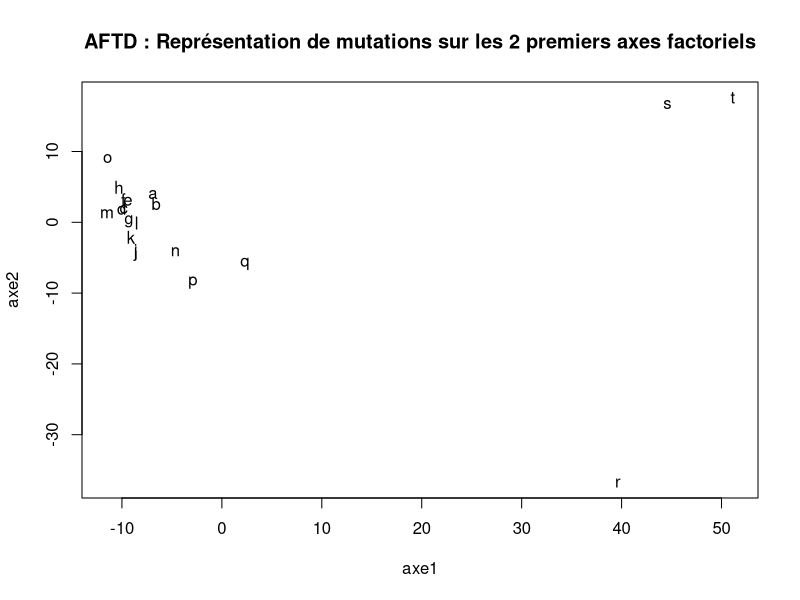
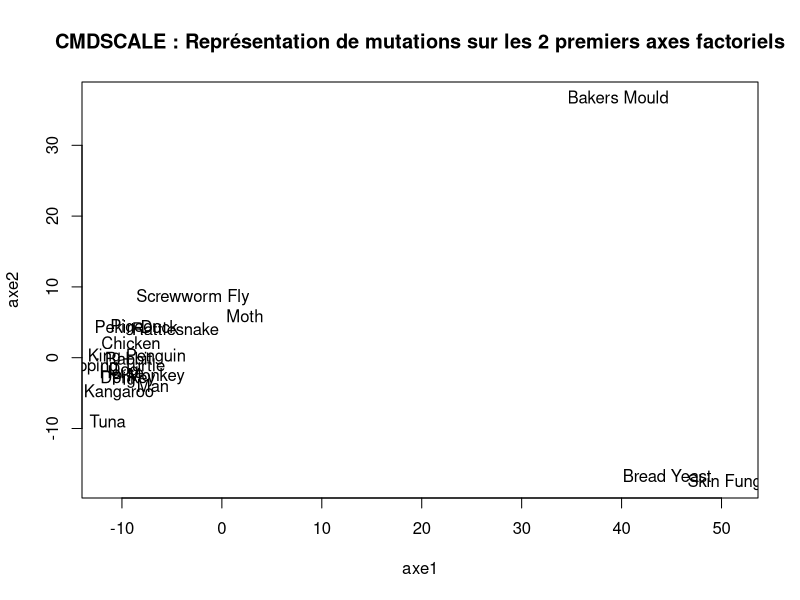
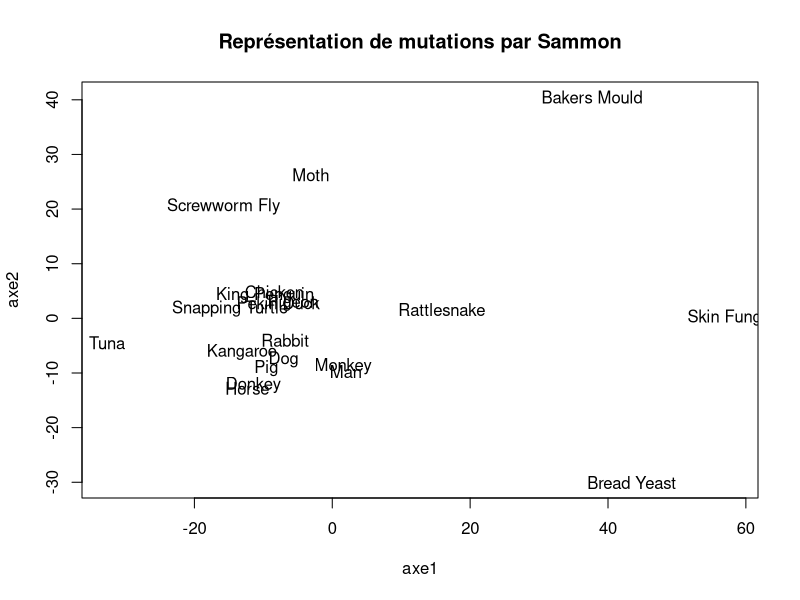
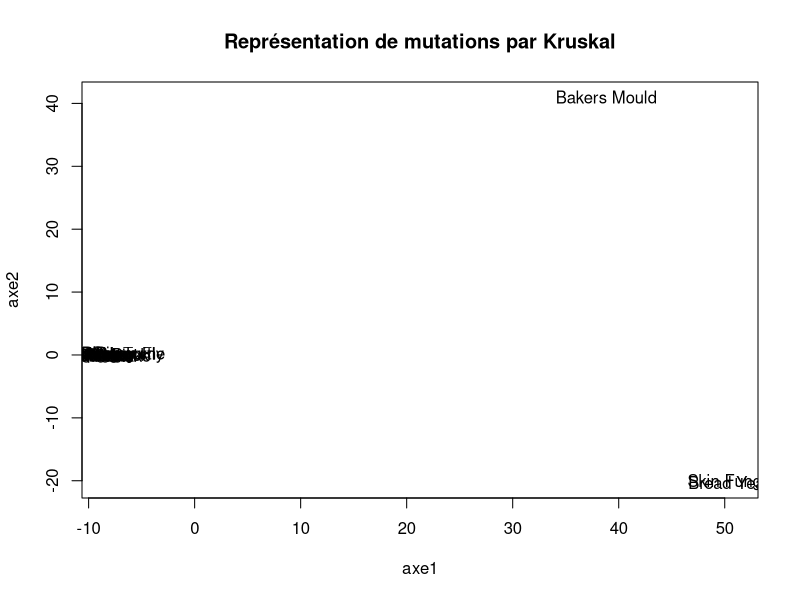
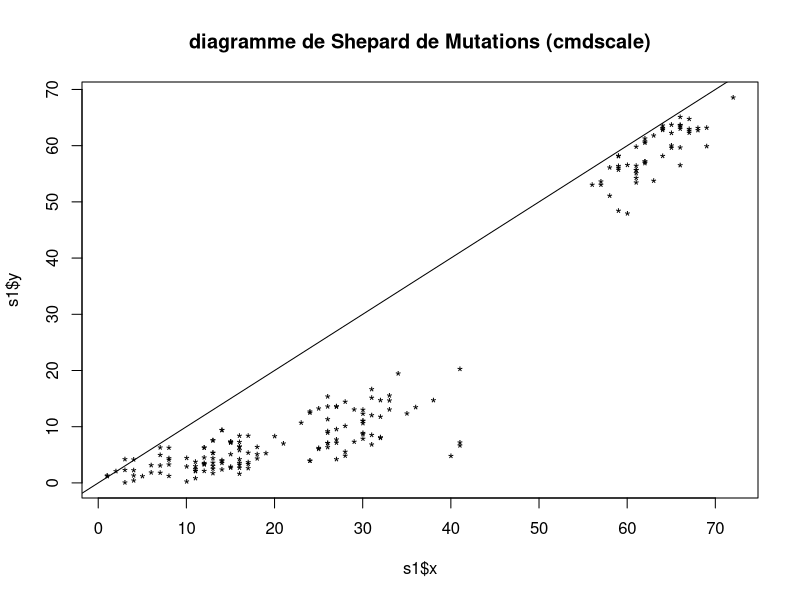
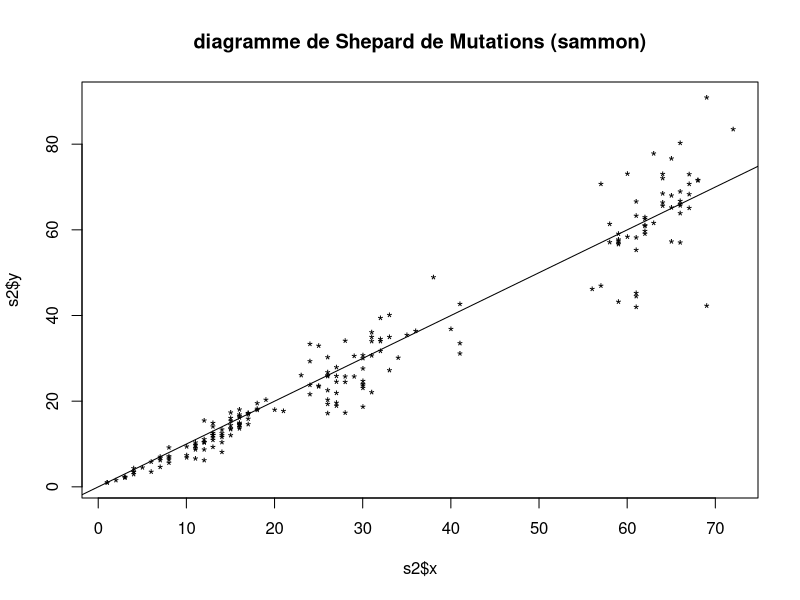
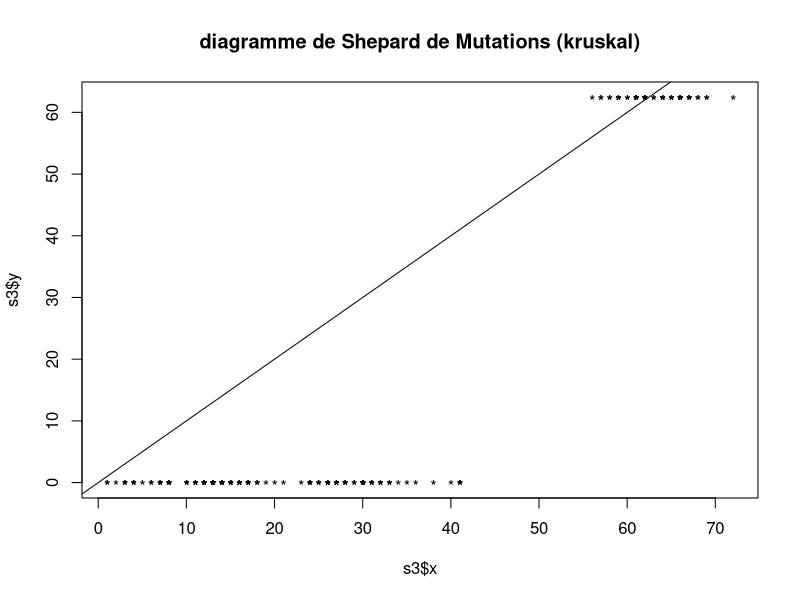

Write R code to recreate these figures, in order.
# UV : SY19 - TP01
# 2. Les données de mutations
# Auteurs : Alice Ngwembou - Antoine Hars
# Fichier : exercice2.R

library(MASS)

# setwd("Z:/")
mutations = read.table("mutations2.txt", header = F, row.names = 1)

mutmat = as.matrix(mutations)
mutdist = as.dist(mutations)

aftd <- function (d) {

	# Transformation de la matrice de distances en matrice
	dim_mat = as.matrix(d)
	d2 = dim_mat^2

	# Récupération de la première dimension de la matrice (nbre de lignes = nbre d'individus)
	dimension = diag(dim(dim_mat))[1]

	# Création de la matrice identité
	id = diag(dimension)

	# Création de la matrice unitaire
	un = matrix(rep(1, dimension^2), dimension)

	# Création de la matrice Q de centrage
	q = id - (1/dimension) * un

	# Calcul de la matrice w
	w = -(1/2) * q %*% d2 %*% q

	# cent = scale((1 / dimension) * w, center = TRUE, scale = FALSE)
	# vari = (1 / dimension) * t(cent) %*% cent
	# diag = eigen(vari)

	# Matrice associée aux vecteurs propres
	V = eigen(1 / dimension * w)$vectors[,1:7]
	V = sqrt(dimension) * V

	# Matrice associées aux valeurs propres
	L = diag(c(eigen(1 / dimension * w)$values[1:7]))

	# Calcul composante principale
	C = V %*% sqrt(L)

	png(file = "plot_mutations_aftd.png")
	plot(C, main = "AFTD : Représentation de mutations sur les 2 premiers axes factoriels",xlab = "axe1", ylab = "axe2", type = "n")
	text(C[,1], C[,2], letters[1:dimension])
	dev.off()
	
	# Calcul du pourcentage d'inertie pour les 2 premières valeurs propres
	quality2 = (diag(L)[1] + diag(L)[2]) / sum(eigen(1 / dimension * w) $values) * 100

	# Calcul du pourcentage d'inertie pour les 7 premières valeurs propres
	quality7 = (diag(L)[1] + diag(L)[2] + diag(L)[3] + diag(L)[4] + diag(L)[5] + diag(L)[6] + diag(L)[7]) / sum(eigen(1 / dimension * w) $values) * 100
	list(points = C, quality2 = quality2, quality7 = quality7)
}

aftd(as.dist(mutations))

aftd2 = cmdscale(as.dist(mutations), 2)

png(file = "plot_mutations_cmdscale.png")
plot(aftd2, main = "CMDSCALE : Représentation de mutations sur les 2 premiers axes factoriels",xlab = "axe1", ylab = "axe2", type = "n")
text(aftd2[,1], aftd2[,2], labels(mutmat[,1]))
dev.off()

# Question 2

sammonmat = sammon(mutdist)
png(file = "plot_mutations_sammon.png")
plot(sammonmat$points, type = "n", main = "Représentation de mutations par Sammon", xlab = "axe1", ylab = "axe2")
text(sammonmat$points, labels(mutmat[,1]))
dev.off()

# Projection de Kruskal
kruskalmat = isoMDS(mutdist)
png(file = "plot_mutations_kruskal.png")
plot(kruskalmat$points, type = "n", main = "Représentation de mutations par Kruskal", xlab = "axe1", ylab = "axe2")
text(kruskalmat$points, labels(mutmat[,1]))
dev.off()

### Question 3

# Diagrammes de Shepard
s1 = Shepard(mutdist, aftd2)
png(file = "plot_mutations_shepard_cmdscale.png")
plot(s1, main = "diagramme de Shepard de Mutations (cmdscale)", pch = "*")
abline(0, 1)
dev.off()

# TODO: shepard sur aftd()

s2 = Shepard(mutdist, sammonmat$points)
png(file = "plot_mutations_shepard_sammon.png")
plot(s2, main = "diagramme de Shepard de Mutations (sammon)", pch = "*")
abline(0, 1)
dev.off()

s3 = Shepard(mutdist, kruskalmat$points)
png(file = "plot_mutations_shepard_kruskal.png")
plot(s3, main = "diagramme de Shepard de Mutations (kruskal)", pch = "*")
abline(0, 1)
dev.off()

